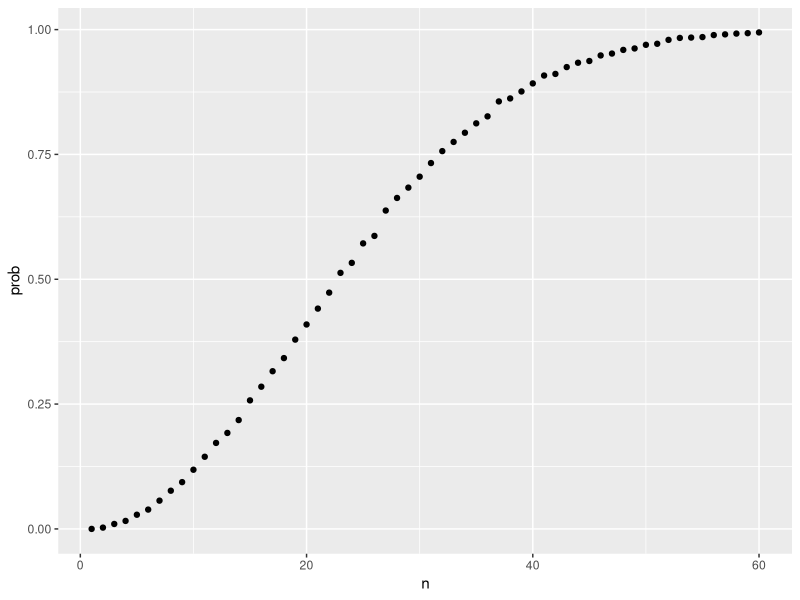
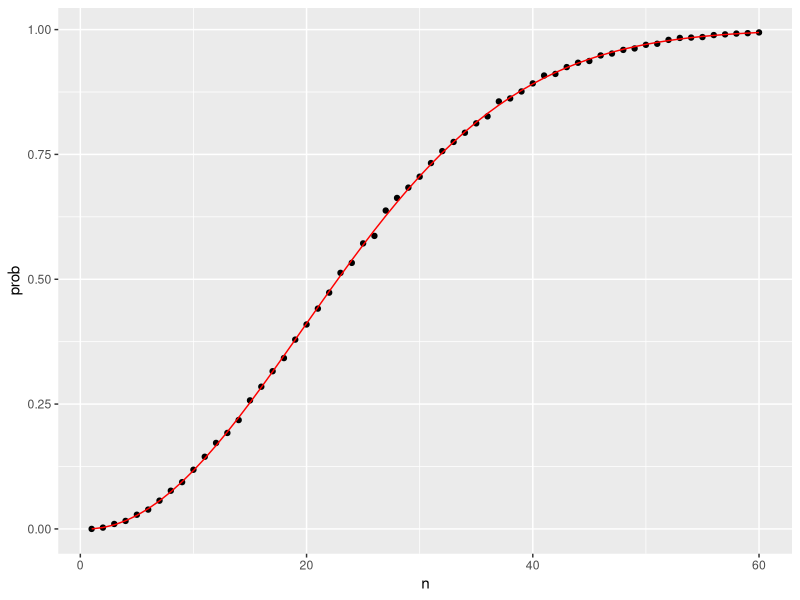

The R source for these figures, in order:
library(gtools)
library(dslabs)
library(tidyverse)

# birthdays can be represented as a number from 1 to 365 (we exclude 29th Feb)

n <- 50
sample(1:365,n,replace=TRUE)

# Montecarlo

B <- 10000

same_birthday <- function (n) {
  bdays <- sample(1:365,n,replace=TRUE)
  any(duplicated(bdays))
}

results <- replicate(B, same_birthday(50))

mean(results)




compute_prob <- function(n, B=10000){
  results <- replicate(B, same_birthday(n))
  mean(results)
}

# Using the function sapply, we can perform element-wise 
# operations on any function:
  
n <- seq(1,60)
prob <- sapply(n, compute_prob)

# We can now make a plot of the estimated probabilities of two people 
# having the same birthday in a group of size n:
  
library(tidyverse)
prob <- sapply(n, compute_prob)
qplot(n, prob)


exact_prob <- function(n){
  prob_unique <- seq(365,365-n+1)/365 
  1 - prod( prob_unique)
}
eprob <- sapply(n, exact_prob)
qplot(n, prob) + geom_line(aes(n, eprob), col = "red")
